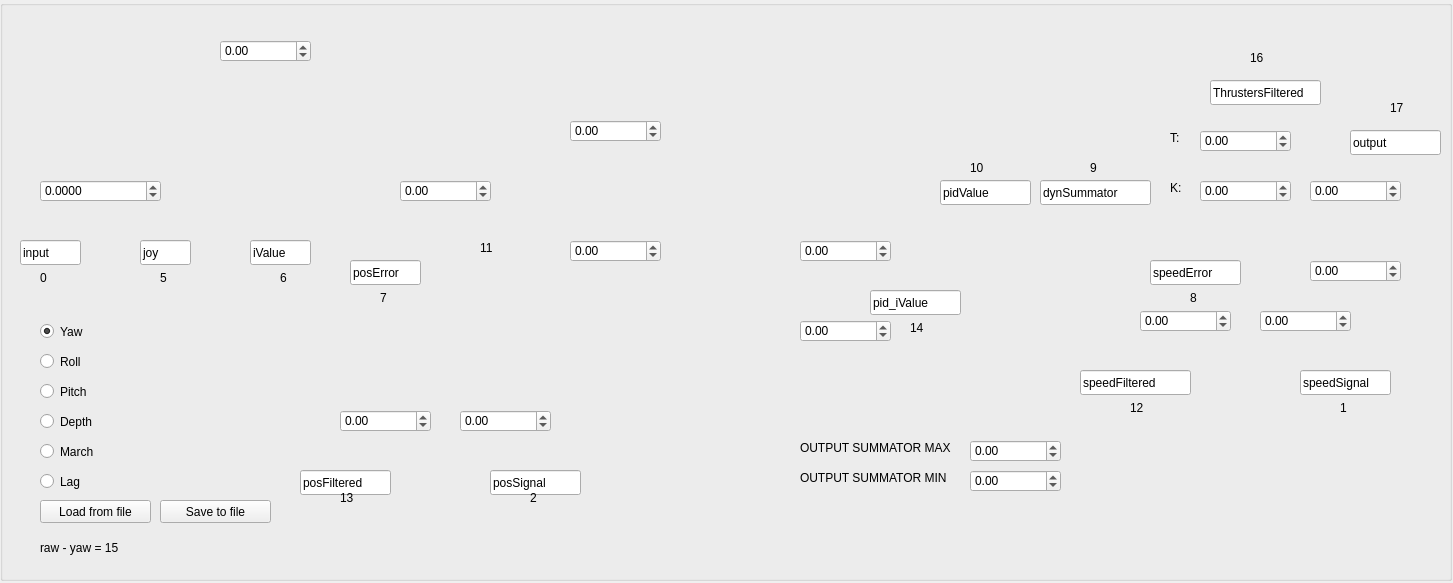
<?xml version="1.0" encoding="UTF-8"?>
<ui version="4.0">
    <class>VehicleSettings</class>
    <widget class="QWidget" name="VehicleSettings">
        <property name="geometry">
            <rect>
                <x>0</x>
                <y>0</y>
                <width>1453</width>
                <height>583</height>
            </rect>
        </property>
        <property name="windowTitle">
            <string>Form</string>
        </property>
        <widget class="QGroupBox" name="groupBox">
            <property name="geometry">
                <rect>
                    <x>0</x>
                    <y>0</y>
                    <width>1452</width>
                    <height>581</height>
                </rect>
            </property>
            <property name="baseSize">
                <size>
                    <width>1452</width>
                    <height>514</height>
                </size>
            </property>
            <property name="autoFillBackground">
                <bool>false</bool>
            </property>
            <property name="styleSheet">
                <string notr="true">background: url(:/images/ControlSystem.png);</string>
            </property>
            <property name="title">
                <string/>
            </property>
            <widget class="QDoubleSpinBox" name="doubleSpinBox_CS_pSpeedDyn">
                <property name="geometry">
                    <rect>
                        <x>220</x>
                        <y>40</y>
                        <width>91</width>
                        <height>22</height>
                    </rect>
                </property>
                <property name="decimals">
                    <number>2</number>
                </property>
                <property name="minimum">
                    <double>-100000.000000000000000</double>
                </property>
                <property name="maximum">
                    <double>100000.000000000000000</double>
                </property>
                <property name="singleStep">
                    <double>0.000500000000000</double>
                </property>
            </widget>
            <widget class="QDoubleSpinBox" name="doubleSpinBox_CS_pJoyUnitCast">
                <property name="geometry">
                    <rect>
                        <x>40</x>
                        <y>180</y>
                        <width>121</width>
                        <height>22</height>
                    </rect>
                </property>
                <property name="decimals">
                    <number>4</number>
                </property>
                <property name="minimum">
                    <double>-100000.000000000000000</double>
                </property>
                <property name="maximum">
                    <double>100000.000000000000000</double>
                </property>
                <property name="singleStep">
                    <double>0.000500000000000</double>
                </property>
            </widget>
            <widget class="QDoubleSpinBox" name="doubleSpinBox_CS_pErrGain">
                <property name="geometry">
                    <rect>
                        <x>400</x>
                        <y>180</y>
                        <width>91</width>
                        <height>22</height>
                    </rect>
                </property>
                <property name="decimals">
                    <number>2</number>
                </property>
                <property name="minimum">
                    <double>-100000.000000000000000</double>
                </property>
                <property name="maximum">
                    <double>100000.000000000000000</double>
                </property>
                <property name="singleStep">
                    <double>0.000500000000000</double>
                </property>
            </widget>
            <widget class="QDoubleSpinBox" name="doubleSpinBox_CS_pid_pGain">
                <property name="geometry">
                    <rect>
                        <x>570</x>
                        <y>120</y>
                        <width>91</width>
                        <height>22</height>
                    </rect>
                </property>
                <property name="decimals">
                    <number>2</number>
                </property>
                <property name="minimum">
                    <double>-100000.000000000000000</double>
                </property>
                <property name="maximum">
                    <double>100000.000000000000000</double>
                </property>
                <property name="singleStep">
                    <double>0.000500000000000</double>
                </property>
            </widget>
            <widget class="QDoubleSpinBox" name="doubleSpinBox_CS_pid_iGain">
                <property name="geometry">
                    <rect>
                        <x>570</x>
                        <y>240</y>
                        <width>91</width>
                        <height>22</height>
                    </rect>
                </property>
                <property name="decimals">
                    <number>2</number>
                </property>
                <property name="minimum">
                    <double>-100000.000000000000000</double>
                </property>
                <property name="maximum">
                    <double>100000.000000000000000</double>
                </property>
                <property name="singleStep">
                    <double>0.000500000000000</double>
                </property>
            </widget>
            <widget class="QDoubleSpinBox" name="doubleSpinBox_CS_pid_iMax">
                <property name="geometry">
                    <rect>
                        <x>800</x>
                        <y>240</y>
                        <width>91</width>
                        <height>22</height>
                    </rect>
                </property>
                <property name="decimals">
                    <number>2</number>
                </property>
                <property name="minimum">
                    <double>-100000.000000000000000</double>
                </property>
                <property name="maximum">
                    <double>100000.000000000000000</double>
                </property>
                <property name="singleStep">
                    <double>0.000500000000000</double>
                </property>
            </widget>
            <widget class="QDoubleSpinBox" name="doubleSpinBox_CS_pid_iMin">
                <property name="geometry">
                    <rect>
                        <x>800</x>
                        <y>320</y>
                        <width>91</width>
                        <height>22</height>
                    </rect>
                </property>
                <property name="decimals">
                    <number>2</number>
                </property>
                <property name="minimum">
                    <double>-100000.000000000000000</double>
                </property>
                <property name="maximum">
                    <double>100000.000000000000000</double>
                </property>
                <property name="singleStep">
                    <double>0.000500000000000</double>
                </property>
            </widget>
            <widget class="QDoubleSpinBox" name="doubleSpinBox_CS_thrustersFilterK">
                <property name="geometry">
                    <rect>
                        <x>1200</x>
                        <y>180</y>
                        <width>91</width>
                        <height>22</height>
                    </rect>
                </property>
                <property name="decimals">
                    <number>2</number>
                </property>
                <property name="minimum">
                    <double>-100000.000000000000000</double>
                </property>
                <property name="maximum">
                    <double>100000.000000000000000</double>
                </property>
                <property name="singleStep">
                    <double>0.000500000000000</double>
                </property>
            </widget>
            <widget class="QDoubleSpinBox" name="doubleSpinBox_CS_pThrustersMax">
                <property name="geometry">
                    <rect>
                        <x>1310</x>
                        <y>180</y>
                        <width>91</width>
                        <height>22</height>
                    </rect>
                </property>
                <property name="decimals">
                    <number>2</number>
                </property>
                <property name="minimum">
                    <double>-100000.000000000000000</double>
                </property>
                <property name="maximum">
                    <double>100000.000000000000000</double>
                </property>
                <property name="singleStep">
                    <double>0.000500000000000</double>
                </property>
            </widget>
            <widget class="QDoubleSpinBox" name="doubleSpinBox_CS_pThrustersMin">
                <property name="geometry">
                    <rect>
                        <x>1310</x>
                        <y>260</y>
                        <width>91</width>
                        <height>22</height>
                    </rect>
                </property>
                <property name="decimals">
                    <number>2</number>
                </property>
                <property name="minimum">
                    <double>-100000.000000000000000</double>
                </property>
                <property name="maximum">
                    <double>100000.000000000000000</double>
                </property>
                <property name="singleStep">
                    <double>0.000500000000000</double>
                </property>
            </widget>
            <widget class="QDoubleSpinBox" name="doubleSpinBox_CS_speedFilterK">
                <property name="geometry">
                    <rect>
                        <x>1140</x>
                        <y>310</y>
                        <width>91</width>
                        <height>22</height>
                    </rect>
                </property>
                <property name="decimals">
                    <number>2</number>
                </property>
                <property name="minimum">
                    <double>-100000.000000000000000</double>
                </property>
                <property name="maximum">
                    <double>100000.000000000000000</double>
                </property>
                <property name="singleStep">
                    <double>0.000500000000000</double>
                </property>
            </widget>
            <widget class="QDoubleSpinBox" name="doubleSpinBox_CS_speedFilterT">
                <property name="geometry">
                    <rect>
                        <x>1260</x>
                        <y>310</y>
                        <width>91</width>
                        <height>22</height>
                    </rect>
                </property>
                <property name="decimals">
                    <number>2</number>
                </property>
                <property name="minimum">
                    <double>-100000.000000000000000</double>
                </property>
                <property name="maximum">
                    <double>100000.000000000000000</double>
                </property>
                <property name="singleStep">
                    <double>0.000500000000000</double>
                </property>
            </widget>
            <widget class="QDoubleSpinBox" name="doubleSpinBox_CS_posFilterK">
                <property name="geometry">
                    <rect>
                        <x>340</x>
                        <y>410</y>
                        <width>91</width>
                        <height>22</height>
                    </rect>
                </property>
                <property name="decimals">
                    <number>2</number>
                </property>
                <property name="minimum">
                    <double>-100000.000000000000000</double>
                </property>
                <property name="maximum">
                    <double>100000.000000000000000</double>
                </property>
                <property name="singleStep">
                    <double>0.000500000000000</double>
                </property>
            </widget>
            <widget class="QDoubleSpinBox" name="doubleSpinBox_CS_posFilterT">
                <property name="geometry">
                    <rect>
                        <x>460</x>
                        <y>410</y>
                        <width>91</width>
                        <height>22</height>
                    </rect>
                </property>
                <property name="decimals">
                    <number>2</number>
                </property>
                <property name="minimum">
                    <double>-100000.000000000000000</double>
                </property>
                <property name="maximum">
                    <double>100000.000000000000000</double>
                </property>
                <property name="singleStep">
                    <double>0.000500000000000</double>
                </property>
            </widget>
            <widget class="QRadioButton" name="radioButton_CS_YawSelect">
                <property name="geometry">
                    <rect>
                        <x>40</x>
                        <y>320</y>
                        <width>112</width>
                        <height>23</height>
                    </rect>
                </property>
                <property name="text">
                    <string>Yaw</string>
                </property>
                <property name="checked">
                    <bool>true</bool>
                </property>
            </widget>
            <widget class="QRadioButton" name="radioButton_CS_DepthSelect">
                <property name="geometry">
                    <rect>
                        <x>40</x>
                        <y>410</y>
                        <width>112</width>
                        <height>23</height>
                    </rect>
                </property>
                <property name="text">
                    <string>Depth</string>
                </property>
            </widget>
            <widget class="QRadioButton" name="radioButton_CS_RollSelect">
                <property name="geometry">
                    <rect>
                        <x>40</x>
                        <y>350</y>
                        <width>112</width>
                        <height>23</height>
                    </rect>
                </property>
                <property name="text">
                    <string>Roll</string>
                </property>
            </widget>
            <widget class="QPushButton" name="pushButton_CS_loadConfig">
                <property name="geometry">
                    <rect>
                        <x>40</x>
                        <y>500</y>
                        <width>111</width>
                        <height>23</height>
                    </rect>
                </property>
                <property name="text">
                    <string>Load from file</string>
                </property>
            </widget>
            <widget class="QPushButton" name="pushButton_CS_saveConfig">
                <property name="enabled">
                    <bool>true</bool>
                </property>
                <property name="geometry">
                    <rect>
                        <x>160</x>
                        <y>500</y>
                        <width>111</width>
                        <height>23</height>
                    </rect>
                </property>
                <property name="text">
                    <string>Save to file</string>
                </property>
                <property name="checkable">
                    <bool>false</bool>
                </property>
            </widget>
            <widget class="QRadioButton" name="radioButton_CS_PitchSelect">
                <property name="geometry">
                    <rect>
                        <x>40</x>
                        <y>380</y>
                        <width>112</width>
                        <height>23</height>
                    </rect>
                </property>
                <property name="text">
                    <string>Pitch</string>
                </property>
            </widget>
            <widget class="QLineEdit" name="lineEdit_CS_inputSignal">
                <property name="geometry">
                    <rect>
                        <x>20</x>
                        <y>240</y>
                        <width>61</width>
                        <height>25</height>
                    </rect>
                </property>
                <property name="text">
                    <string>input</string>
                </property>
                <property name="readOnly">
                    <bool>true</bool>
                </property>
            </widget>
            <widget class="QLineEdit" name="lineEdit_CS_joyUnitCasted">
                <property name="geometry">
                    <rect>
                        <x>140</x>
                        <y>240</y>
                        <width>51</width>
                        <height>25</height>
                    </rect>
                </property>
                <property name="text">
                    <string>joy</string>
                </property>
                <property name="readOnly">
                    <bool>true</bool>
                </property>
            </widget>
            <widget class="QLineEdit" name="lineEdit_CS_joy_iValue">
                <property name="geometry">
                    <rect>
                        <x>250</x>
                        <y>240</y>
                        <width>61</width>
                        <height>25</height>
                    </rect>
                </property>
                <property name="text">
                    <string>iValue</string>
                </property>
                <property name="readOnly">
                    <bool>true</bool>
                </property>
            </widget>
            <widget class="QLineEdit" name="lineEdit_CS_posError">
                <property name="geometry">
                    <rect>
                        <x>350</x>
                        <y>260</y>
                        <width>71</width>
                        <height>25</height>
                    </rect>
                </property>
                <property name="text">
                    <string>posError</string>
                </property>
                <property name="readOnly">
                    <bool>true</bool>
                </property>
            </widget>
            <widget class="QLineEdit" name="lineEdit_CS_posFiltered">
                <property name="geometry">
                    <rect>
                        <x>300</x>
                        <y>470</y>
                        <width>91</width>
                        <height>25</height>
                    </rect>
                </property>
                <property name="text">
                    <string>posFiltered</string>
                </property>
                <property name="readOnly">
                    <bool>true</bool>
                </property>
            </widget>
            <widget class="QLineEdit" name="lineEdit_CS_posSignal">
                <property name="geometry">
                    <rect>
                        <x>490</x>
                        <y>470</y>
                        <width>91</width>
                        <height>25</height>
                    </rect>
                </property>
                <property name="text">
                    <string>posSignal</string>
                </property>
                <property name="readOnly">
                    <bool>true</bool>
                </property>
            </widget>
            <widget class="QLineEdit" name="lineEdit_CS_pidValue">
                <property name="geometry">
                    <rect>
                        <x>940</x>
                        <y>180</y>
                        <width>91</width>
                        <height>25</height>
                    </rect>
                </property>
                <property name="text">
                    <string>pidValue</string>
                </property>
                <property name="readOnly">
                    <bool>true</bool>
                </property>
            </widget>
            <widget class="QLineEdit" name="lineEdit_CS_dynSummator">
                <property name="geometry">
                    <rect>
                        <x>1040</x>
                        <y>180</y>
                        <width>111</width>
                        <height>25</height>
                    </rect>
                </property>
                <property name="text">
                    <string>dynSummator</string>
                </property>
                <property name="readOnly">
                    <bool>true</bool>
                </property>
            </widget>
            <widget class="QLineEdit" name="lineEdit_CS_speedSignal">
                <property name="geometry">
                    <rect>
                        <x>1300</x>
                        <y>370</y>
                        <width>91</width>
                        <height>25</height>
                    </rect>
                </property>
                <property name="text">
                    <string>speedSignal</string>
                </property>
                <property name="readOnly">
                    <bool>true</bool>
                </property>
            </widget>
            <widget class="QLineEdit" name="lineEdit_CS_speedFiltered">
                <property name="geometry">
                    <rect>
                        <x>1080</x>
                        <y>370</y>
                        <width>111</width>
                        <height>25</height>
                    </rect>
                </property>
                <property name="text">
                    <string>speedFiltered</string>
                </property>
                <property name="readOnly">
                    <bool>true</bool>
                </property>
            </widget>
            <widget class="QLineEdit" name="lineEdit_CS_speedError">
                <property name="geometry">
                    <rect>
                        <x>1150</x>
                        <y>260</y>
                        <width>91</width>
                        <height>25</height>
                    </rect>
                </property>
                <property name="text">
                    <string>speedError</string>
                </property>
                <property name="readOnly">
                    <bool>true</bool>
                </property>
            </widget>
            <widget class="QLineEdit" name="lineEdit_CS_pid_iValue">
                <property name="geometry">
                    <rect>
                        <x>870</x>
                        <y>290</y>
                        <width>91</width>
                        <height>25</height>
                    </rect>
                </property>
                <property name="text">
                    <string>pid_iValue</string>
                </property>
                <property name="readOnly">
                    <bool>true</bool>
                </property>
            </widget>
            <widget class="QLabel" name="label_11">
                <property name="geometry">
                    <rect>
                        <x>40</x>
                        <y>270</y>
                        <width>16</width>
                        <height>16</height>
                    </rect>
                </property>
                <property name="text">
                    <string>0</string>
                </property>
            </widget>
            <widget class="QLabel" name="label_12">
                <property name="geometry">
                    <rect>
                        <x>160</x>
                        <y>270</y>
                        <width>16</width>
                        <height>16</height>
                    </rect>
                </property>
                <property name="text">
                    <string>5</string>
                </property>
            </widget>
            <widget class="QLabel" name="label_13">
                <property name="geometry">
                    <rect>
                        <x>280</x>
                        <y>270</y>
                        <width>16</width>
                        <height>16</height>
                    </rect>
                </property>
                <property name="styleSheet">
                    <string notr="true"/>
                </property>
                <property name="text">
                    <string>6</string>
                </property>
            </widget>
            <widget class="QLabel" name="label_14">
                <property name="geometry">
                    <rect>
                        <x>380</x>
                        <y>290</y>
                        <width>16</width>
                        <height>16</height>
                    </rect>
                </property>
                <property name="text">
                    <string>7</string>
                </property>
            </widget>
            <widget class="QLabel" name="label_15">
                <property name="geometry">
                    <rect>
                        <x>480</x>
                        <y>240</y>
                        <width>16</width>
                        <height>16</height>
                    </rect>
                </property>
                <property name="text">
                    <string>11</string>
                </property>
            </widget>
            <widget class="QLabel" name="label_16">
                <property name="geometry">
                    <rect>
                        <x>340</x>
                        <y>490</y>
                        <width>16</width>
                        <height>16</height>
                    </rect>
                </property>
                <property name="text">
                    <string>13</string>
                </property>
            </widget>
            <widget class="QLabel" name="label_17">
                <property name="geometry">
                    <rect>
                        <x>530</x>
                        <y>490</y>
                        <width>16</width>
                        <height>16</height>
                    </rect>
                </property>
                <property name="text">
                    <string>2</string>
                </property>
            </widget>
            <widget class="QLabel" name="label_18">
                <property name="geometry">
                    <rect>
                        <x>910</x>
                        <y>320</y>
                        <width>16</width>
                        <height>16</height>
                    </rect>
                </property>
                <property name="text">
                    <string>14</string>
                </property>
            </widget>
            <widget class="QLabel" name="label_19">
                <property name="geometry">
                    <rect>
                        <x>970</x>
                        <y>160</y>
                        <width>16</width>
                        <height>16</height>
                    </rect>
                </property>
                <property name="text">
                    <string>10</string>
                </property>
            </widget>
            <widget class="QLabel" name="label_20">
                <property name="geometry">
                    <rect>
                        <x>1090</x>
                        <y>160</y>
                        <width>16</width>
                        <height>16</height>
                    </rect>
                </property>
                <property name="text">
                    <string>9</string>
                </property>
            </widget>
            <widget class="QLabel" name="label_21">
                <property name="geometry">
                    <rect>
                        <x>1190</x>
                        <y>290</y>
                        <width>16</width>
                        <height>16</height>
                    </rect>
                </property>
                <property name="text">
                    <string>8</string>
                </property>
            </widget>
            <widget class="QLabel" name="label_28">
                <property name="geometry">
                    <rect>
                        <x>1130</x>
                        <y>400</y>
                        <width>16</width>
                        <height>16</height>
                    </rect>
                </property>
                <property name="text">
                    <string>12</string>
                </property>
            </widget>
            <widget class="QLabel" name="label_29">
                <property name="geometry">
                    <rect>
                        <x>1340</x>
                        <y>400</y>
                        <width>16</width>
                        <height>16</height>
                    </rect>
                </property>
                <property name="text">
                    <string>1</string>
                </property>
            </widget>
            <widget class="QLabel" name="label_32">
                <property name="geometry">
                    <rect>
                        <x>40</x>
                        <y>540</y>
                        <width>101</width>
                        <height>16</height>
                    </rect>
                </property>
                <property name="text">
                    <string>raw - yaw = 15</string>
                </property>
            </widget>
            <widget class="QRadioButton" name="radioButton_CS_MarchSelect">
                <property name="geometry">
                    <rect>
                        <x>40</x>
                        <y>440</y>
                        <width>112</width>
                        <height>23</height>
                    </rect>
                </property>
                <property name="text">
                    <string>March</string>
                </property>
            </widget>
            <widget class="QRadioButton" name="radioButton_CS_LagSelect">
                <property name="geometry">
                    <rect>
                        <x>40</x>
                        <y>470</y>
                        <width>112</width>
                        <height>23</height>
                    </rect>
                </property>
                <property name="text">
                    <string>Lag</string>
                </property>
            </widget>
            <widget class="QDoubleSpinBox" name="doubleSpinBox_CS_thrustersFilterT">
                <property name="geometry">
                    <rect>
                        <x>1200</x>
                        <y>130</y>
                        <width>91</width>
                        <height>22</height>
                    </rect>
                </property>
                <property name="decimals">
                    <number>2</number>
                </property>
                <property name="minimum">
                    <double>-100000.000000000000000</double>
                </property>
                <property name="maximum">
                    <double>100000.000000000000000</double>
                </property>
                <property name="singleStep">
                    <double>0.000500000000000</double>
                </property>
            </widget>
            <widget class="QLabel" name="label_33">
                <property name="geometry">
                    <rect>
                        <x>1170</x>
                        <y>130</y>
                        <width>21</width>
                        <height>16</height>
                    </rect>
                </property>
                <property name="text">
                    <string>T:</string>
                </property>
            </widget>
            <widget class="QLabel" name="label_34">
                <property name="geometry">
                    <rect>
                        <x>1170</x>
                        <y>180</y>
                        <width>21</width>
                        <height>16</height>
                    </rect>
                </property>
                <property name="text">
                    <string>K:</string>
                </property>
            </widget>
            <widget class="QLineEdit" name="lineEdit_CS_outputSignal">
                <property name="geometry">
                    <rect>
                        <x>1350</x>
                        <y>130</y>
                        <width>91</width>
                        <height>25</height>
                    </rect>
                </property>
                <property name="text">
                    <string>output</string>
                </property>
                <property name="readOnly">
                    <bool>true</bool>
                </property>
            </widget>
            <widget class="QDoubleSpinBox" name="doubleSpinBox_CS_sOutputSummatorMin">
                <property name="geometry">
                    <rect>
                        <x>970</x>
                        <y>470</y>
                        <width>91</width>
                        <height>22</height>
                    </rect>
                </property>
                <property name="decimals">
                    <number>2</number>
                </property>
                <property name="minimum">
                    <double>-100000.000000000000000</double>
                </property>
                <property name="maximum">
                    <double>100000.000000000000000</double>
                </property>
                <property name="singleStep">
                    <double>1.000000000000000</double>
                </property>
            </widget>
            <widget class="QLabel" name="label_35">
                <property name="geometry">
                    <rect>
                        <x>800</x>
                        <y>470</y>
                        <width>161</width>
                        <height>16</height>
                    </rect>
                </property>
                <property name="text">
                    <string>OUTPUT SUMMATOR MIN</string>
                </property>
            </widget>
            <widget class="QLabel" name="label_36">
                <property name="geometry">
                    <rect>
                        <x>800</x>
                        <y>440</y>
                        <width>161</width>
                        <height>16</height>
                    </rect>
                </property>
                <property name="text">
                    <string>OUTPUT SUMMATOR MAX</string>
                </property>
            </widget>
            <widget class="QDoubleSpinBox" name="doubleSpinBox_CS_sOutputSummatorMax">
                <property name="geometry">
                    <rect>
                        <x>970</x>
                        <y>440</y>
                        <width>91</width>
                        <height>22</height>
                    </rect>
                </property>
                <property name="decimals">
                    <number>2</number>
                </property>
                <property name="minimum">
                    <double>-100000.000000000000000</double>
                </property>
                <property name="maximum">
                    <double>100000.000000000000000</double>
                </property>
                <property name="singleStep">
                    <double>1.000000000000000</double>
                </property>
            </widget>
            <widget class="QLineEdit" name="lineEdit_CS_thrustersFiltered">
                <property name="geometry">
                    <rect>
                        <x>1210</x>
                        <y>80</y>
                        <width>111</width>
                        <height>25</height>
                    </rect>
                </property>
                <property name="text">
                    <string>ThrustersFiltered</string>
                </property>
                <property name="readOnly">
                    <bool>true</bool>
                </property>
            </widget>
            <widget class="QLabel" name="label_37">
                <property name="geometry">
                    <rect>
                        <x>1250</x>
                        <y>50</y>
                        <width>16</width>
                        <height>16</height>
                    </rect>
                </property>
                <property name="text">
                    <string>16</string>
                </property>
            </widget>
            <widget class="QLabel" name="label_38">
                <property name="geometry">
                    <rect>
                        <x>1390</x>
                        <y>100</y>
                        <width>16</width>
                        <height>16</height>
                    </rect>
                </property>
                <property name="text">
                    <string>17</string>
                </property>
            </widget>
        </widget>
    </widget>
    <resources/>
    <connections/>
</ui>
